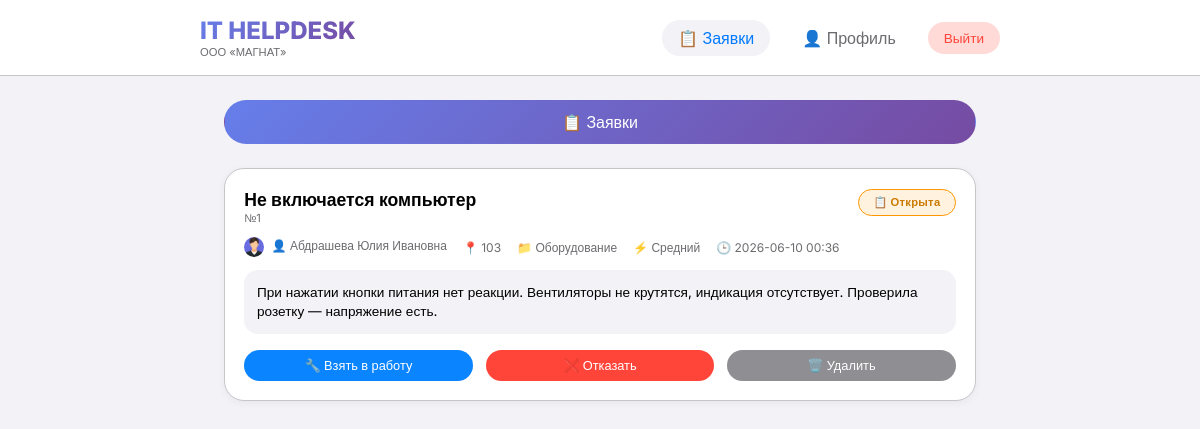
Screenshot of /tickets (signed in) with the database file from the repository.
### tables this page shows
CREATE TABLE tickets (
            id INTEGER PRIMARY KEY AUTOINCREMENT,
            title TEXT NOT NULL,
            description TEXT NOT NULL,
            location TEXT,
            category TEXT DEFAULT 'Техническая',
            priority TEXT DEFAULT 'Средний',
            status TEXT DEFAULT 'open',
            created_by TEXT NOT NULL,
            created_by_id INTEGER,
            created_by_name TEXT,
            created_by_avatar TEXT,
            accepted_by TEXT DEFAULT NULL,
            accepted_by_id INTEGER DEFAULT NULL,
            accepted_by_name TEXT DEFAULT NULL,
            accepted_by_avatar TEXT DEFAULT NULL,
            created_at TIMESTAMP DEFAULT CURRENT_TIMESTAMP,
            resolved_at TIMESTAMP DEFAULT NULL
        );

### app.py (the view)
@app.route('/tickets')
def tickets_page():
    if 'user_id' not in session:
        return redirect(url_for('login'))
    conn = sqlite3.connect(DB_PATH)
    conn.row_factory = sqlite3.Row
    cur = conn.cursor()
    if session['role'] == 'employee':
        cur.execute("SELECT * FROM tickets WHERE created_by = ? ORDER BY id DESC", (session['username'],))
    else:
        cur.execute("SELECT * FROM tickets ORDER BY id DESC")
    tickets = cur.fetchall()
    conn.close()
    return render_template('tickets.html', tickets=tickets, role=session['role'], full_name=session['full_name'], username=session['username'], avatar=session.get('avatar', 'emp_avatar1.png'))

### templates/tickets.html (shortened to what this page needs)
<!DOCTYPE html>
<html lang="ru">
<head>
</head>
<body>
<nav class="navbar">
    <div class="nav-container">
        <div class="logo">
            <h1>IT HELPDESK</h1>
            <p>ООО «МАГНАТ»</p>
        </div>
        <div class="nav-links">
            <a href="/tickets" class="nav-link active">📋 Заявки</a>
            <a href="/profile" class="nav-link">👤 Профиль</a>
            <a href="/logout" class="logout-btn">Выйти</a>
        </div>
    </div>
</nav>
<main class="main-content">
    <div class="nav-buttons">
        <div class="nav-tab active" onclick="showTab('tickets')">📋 Заявки</div>
    </div>
    <div id="ticketsSection">
        {% for ticket in tickets %}
        <div class="ticket-card">
            <div class="ticket-header">
                <div>
                    <div class="ticket-title">{{ ticket.title }}</div>
                    <div class="ticket-id">№{{ ticket.id }}</div>
                </div>
                <div class="status-badge status-{{ ticket.status }}">
                    {% if ticket.status == 'open' %}
                        📋 Открыта
                    {% elif ticket.status == 'in_progress' %}
                        🔄 В работе
                    {% elif ticket.status == 'closed' %}
                        ✅ Выполнена
                    {% else %}
                        ❌ Отказана
                    {% endif %}
                </div>
            </div>
            <div class="ticket-meta">
                <span>
                    <img src="/static/avatars/{{ ticket.created_by_avatar or 'emp_avatar1.png' }}" style="width: 20px; height: 20px; border-radius: 10px; object-fit: cover; vertical-align: middle; margin-right: 4px;" onerror="this.style.display='none'">
                    👤 {{ ticket.created_by_name or ticket.created_by }}
                </span>
                <span>📍 {{ ticket.location or '—' }}</span>
                <span>📁 {{ ticket.category or 'Техническая' }}</span>
                <span>⚡ {{ ticket.priority or 'Средний' }}</span>
                <span>🕒 {{ ticket.created_at[:16] if ticket.created_at else '' }}</span>
            </div>
            <div class="ticket-desc">
                {{ ticket.description }}
            </div>
            <div class="action-buttons">
                {% if role == 'it_specialist' or role == 'admin' %}
                    {% if ticket.status == 'open' %}
                        <a href="/take/{{ ticket.id }}" class="btn btn-accept">🔧 Взять в работу</a>
                        <a href="/reject/{{ ticket.id }}" class="btn btn-reject">❌ Отказать</a>
                        <a href="/delete/{{ ticket.id }}" class="btn btn-delete" onclick="return confirm('Удалить заявку?')">🗑️ Удалить</a>
                    {% elif ticket.status == 'closed' %}
                        <div class="btn btn-disabled">✅ Выполнена</div>
                        <a href="/delete/{{ ticket.id }}" class="btn btn-delete" onclick="return confirm('Удалить заявку?')">🗑️ Удалить</a>
                    {% elif ticket.status == 'rejected' %}
                        <div class="btn btn-disabled">❌ Отказана</div>
                        <a href="/delete/{{ ticket.id }}" class="btn btn-delete" onclick="return confirm('Удалить заявку?')">🗑️ Удалить</a>
                    {% endif %}
                {% elif role == 'employee' %}
                    {% if ticket.created_by == username and ticket.status == 'open' %}
                        <a href="/delete/{{ ticket.id }}" class="btn btn-delete" onclick="return confirm('Удалить заявку?')">🗑️ Удалить</a>
                    {% endif %}
                {% endif %}
            </div>
        </div>
        {% else %}
        <div class="empty-state">
            <div class="empty-icon">📭</div>
            <div>Нет заявок</div>
            <div style="font-size: 0.8rem; margin-top: 0.5rem;">Создайте первую заявку</div>
        </div>
        {% endfor %}
    </div>
</main>
</body>
</html>

### templates/tickets.html (style rules this page uses)
* { margin: 0; padding: 0; box-sizing: border-box; }
:root { --bg-primary: #f2f2f7; --bg-secondary: #ffffff; --bg-card: #ffffff; --text-primary: #000000; --text-secondary: #6c6c70; --accent-primary: #007aff; --border-color: #c6c6c8; --input-bg: #f2f2f7; --shadow: 0 2px 8px rgba(0,0,0,0.05); --status-open-bg: #fff3e0; --status-open-text: #cc7b00; --status-open-border: #ff9500; --status-progress-bg: #e3f2fd; --status-progress-text: #0066cc; --status-progress-border: #007aff; --status-closed-bg: #e8f5e9; --status-closed-text: #2e7d32; --status-closed-border: #34c759; --status-rejected-bg: #ffebee; --status-rejected-text: #c62828; --status-rejected-border: #ff3b30; }
body { font-family: 'Inter', sans-serif; background: var(--bg-primary); color: var(--text-primary); transition: background 0.3s, color 0.3s; }
.navbar { background: var(--bg-secondary); backdrop-filter: blur(20px); border-bottom: 1px solid var(--border-color); padding: 1rem 2rem; position: sticky; top: 0; z-index: 100; }
.nav-container { max-width: 800px; margin: 0 auto; display: flex; justify-content: space-between; align-items: center; }
.logo h1 { font-size: 1.5rem; font-weight: 800; background: linear-gradient(135deg, #667eea, #764ba2); -webkit-background-clip: text; background-clip: text; color: transparent; }
.logo p { font-size: 0.7rem; color: var(--text-secondary); }
.nav-links { display: flex; gap: 1rem; align-items: center; }
.nav-link { color: var(--text-secondary); text-decoration: none; padding: 0.5rem 1rem; border-radius: 30px; transition: all 0.3s; }
.nav-link:hover, .nav-link.active { background: var(--input-bg); color: var(--accent-primary); }
.logout-btn { background: rgba(255, 69, 58, 0.2); color: #ff453a; padding: 0.5rem 1rem; border-radius: 30px; text-decoration: none; font-size: 0.85rem; }
.main-content { max-width: 800px; margin: 0 auto; padding: 1.5rem; padding-bottom: 100px; }
.ticket-card { background: var(--bg-card); border-radius: 20px; padding: 1.2rem; margin-bottom: 1rem; border: 1px solid var(--border-color); transition: all 0.2s; box-shadow: var(--shadow); }
.ticket-header { display: flex; justify-content: space-between; align-items: flex-start; margin-bottom: 0.8rem; flex-wrap: wrap; gap: 0.5rem; }
.ticket-title { font-size: 1.1rem; font-weight: 600; }
.ticket-id { font-size: 0.7rem; color: var(--text-secondary); }
.status-badge { padding: 0.35rem 0.9rem; border-radius: 30px; font-size: 0.7rem; font-weight: 700; letter-spacing: 0.3px; display: inline-flex; align-items: center; gap: 5px; border: 1px solid; }
.status-open { background: var(--status-open-bg); color: var(--status-open-text); border-color: var(--status-open-border); }
.ticket-meta { display: flex; gap: 1rem; font-size: 0.75rem; color: var(--text-secondary); margin-bottom: 0.8rem; flex-wrap: wrap; align-items: center; }
.ticket-desc { background: var(--input-bg); padding: 0.8rem; border-radius: 14px; font-size: 0.85rem; margin-bottom: 1rem; line-height: 1.4; }
.action-buttons { display: flex; gap: 0.8rem; flex-wrap: wrap; }
.btn { padding: 0.5rem 1rem; border-radius: 30px; text-decoration: none; font-size: 0.8rem; font-weight: 500; cursor: pointer; border: none; flex: 1; text-align: center; }
.btn-accept { background: #0a84ff; color: white; }
.btn-reject { background: #ff453a; color: white; }
.btn-delete { background: #8e8e93; color: white; }
.nav-buttons { display: flex; gap: 1rem; margin-bottom: 1.5rem; }
.nav-tab { flex: 1; text-align: center; padding: 0.7rem; background: var(--bg-card); border-radius: 30px; cursor: pointer; border: 1px solid var(--border-color); transition: all 0.2s; }
.nav-tab.active { background: linear-gradient(135deg, #667eea, #764ba2); border-color: transparent; color: white; }

### rows the page displays
tickets: title "Не включается компьютер", id "1", status "📋 Открыта", created_by_avatar (picture), created_by_name "Абдрашева Юлия Ивановна", location "103", category "Оборудование", priority "Средний", created_at "2026-06-10 00:36", description "При нажатии кнопки питания нет реакции. Вентиляторы не крутятся, индикация отсутствует. Проверила розетку — напряжение есть."
